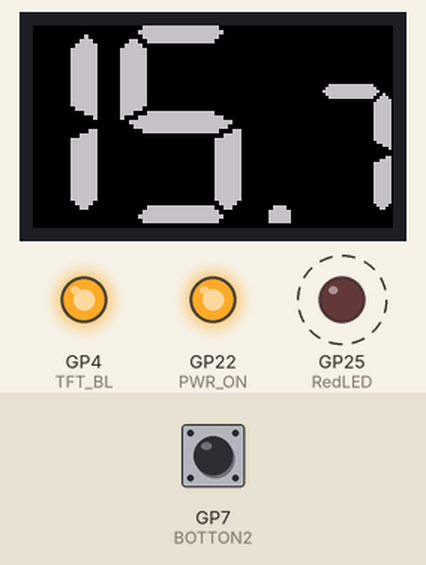
This sketch was run on a simulated Raspberry Pi Pico. Parts: 240×135 colour display, output pins drawn as LEDs (lit = HIGH). Dashed ring = blinking. The test bench sets the inputs (shaded band); at power-on: GP7 (BOTTON2) HIGH. Random numbers use the default seed unless the sketch sets one; what the sketch prints to the serial monitor is not drawn.

Above: at 1.4 s.
1.5 s: GP7 (BOTTON2) pulled LOW for 1.45 s
At 3.2 s:
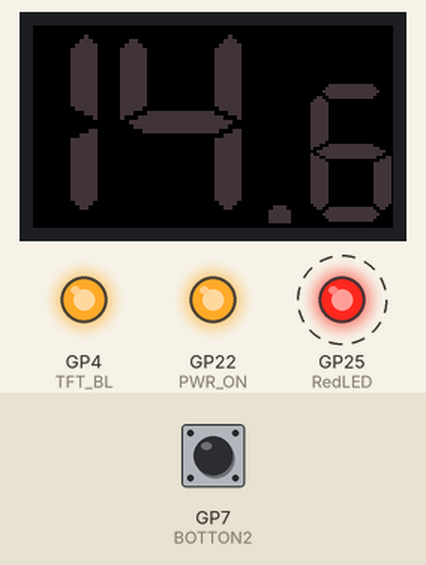
4.4 s: GP7 (BOTTON2) pulled LOW for 1.45 s
At 5.6 s:
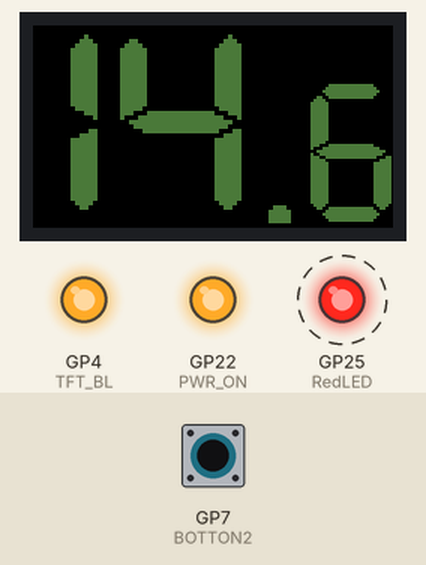
7.3 s: GP7 (BOTTON2) pulled LOW for 3.2 s
At 7.9 s:
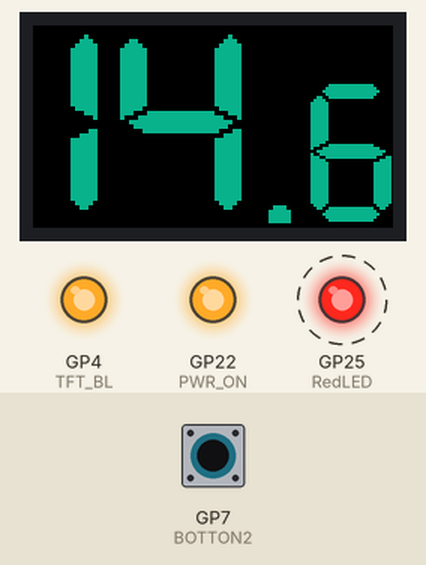
Timing chart, 0 to 18.0 s (numbered marks = the images above; inputs shaded):
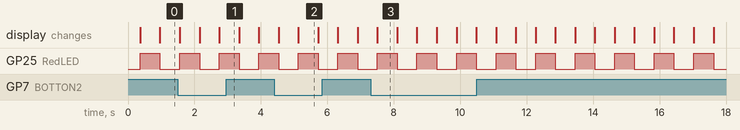

The sketch:

text_4.ino
```cpp
#include <TFT_eSPI.h>
#include <stdio.h>
#include "hardware/adc.h"

/*
#define TFT_MISO -1
#define TFT_MOSI 3
#define TFT_SCLK 2
#define TFT_CS 5  // Chip select control pin
#define TFT_DC 1  // Data Command control pin
#define TFT_RST 0 // Reset pin (could connect to RST pin) */
#define TFT_BL 4
#define PWR_ON 22
#define BOTTON1 6
#define BOTTON2 7
#define RedLED 25
#define BatVol 26

#define LOAD_FONT4

TFT_eSPI tft = TFT_eSPI();

//----------------------------------------202209
#define IWIDTH  270
#define IHEIGHT 135
TFT_eSprite img = TFT_eSprite(&tft);
//----------------------------------------


void setup(){

  pinMode(PWR_ON, OUTPUT);
  digitalWrite(PWR_ON, 1);
  pinMode(TFT_BL, OUTPUT);
  analogWrite(TFT_BL, 0);
  pinMode(RedLED, OUTPUT);
  pinMode(BatVol, INPUT);
  pinMode(BOTTON2,INPUT);


  adc_init();
  adc_gpio_init(26);
  adc_select_input(0);
  tft.init();
  tft.setRotation(1);                     //向き

  img.setTextSize(3);                     //sprite
  img.setTextFont(7);                     //sprite

  tft.setSwapBytes(true);
  delay(25);
  analogWrite(TFT_BL, 255);               //Back Light


  Serial.begin(115200);
  Serial.println("Hello Pico");

//------------------------------------202209
  img.createSprite(IWIDTH, IHEIGHT);
  img.fillSprite(TFT_BLACK);
//------------------------------------

  img.setTextColor(0xc618);
  img.pushSprite(0, 0);
}

void loop(){


if (!digitalRead(BOTTON2)){
      img.setTextColor(random(TFT_WHITE));
      Serial.println("Hello Pico");
  }

//    tft.setTextColor(random(TFT_WHITE));

  img.fillSprite(TFT_BLACK);
  img.setCursor (-22, -3);
  img.setTextSize(3);img.print("14.");
    img.setCursor (203, 40);
    img.setTextSize(2);img.print("6");
  img.pushSprite(-22, -3);

digitalWrite(RedLED, !digitalRead(RedLED));
delay(500);


  img.fillSprite(TFT_BLACK);
  img.setCursor (-22,-3);
  img.setTextSize(3);img.print("15.");
    img.setCursor (203,40);
    img.setTextSize(2);img.print("7");
  img.pushSprite(-22,-3);

digitalWrite(RedLED, !digitalRead(RedLED));
delay(500);

}
```

Measured:
- by itself, GP25 (RedLED): alternates HIGH for 0.60 s and LOW for 0.60 s
- what the display in image 2 shows lasts 0.6 s, from 5.1 s to 5.7 s
